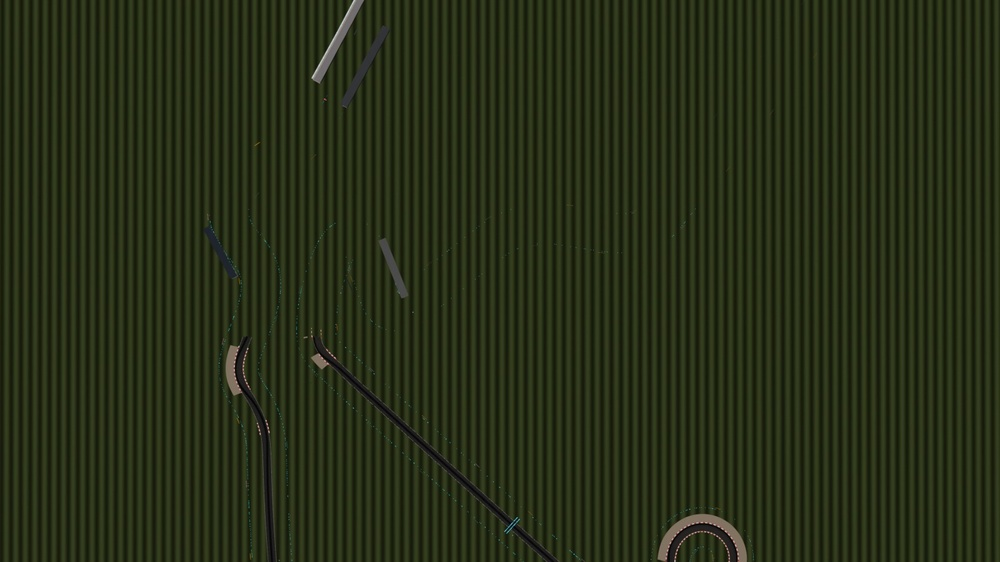
#> input picture renders_v5/preview/01_top.jpg, 1000 x 562 px, shrunk from 1600 x 900 before the run, found by its file name; its folder holds only this picture in this run
$ python verify_previews.py
#> lines starting #> are read from the running program, lines starting #| are printed output that depends on the picture
import json
import math
import os
import time
import numpy as np
from PIL import Image

PROJ = r"D:\项目session\blender-supercar"
PREV_DIR = os.path.join(PROJ, "renders_v5", "preview")

print("=== PREVIEW IMAGE METRICS (PIL + NumPy) ===")
for fn in sorted(os.listdir(PREV_DIR)):
    if not fn.lower().endswith((".jpg", ".png")):
        continue
    fp = os.path.join(PREV_DIR, fn)
    im = Image.open(fp).convert("RGB")
#> im is the input picture: PIL image 1000x562 RGB; mean R, G, B 38.4, 45.6, 22.2
    arr = np.asarray(im, dtype=np.float32) / 255.0
    lum = 0.2126 * arr[:, :, 0] + 0.7152 * arr[:, :, 1] + 0.0722 * arr[:, :, 2]
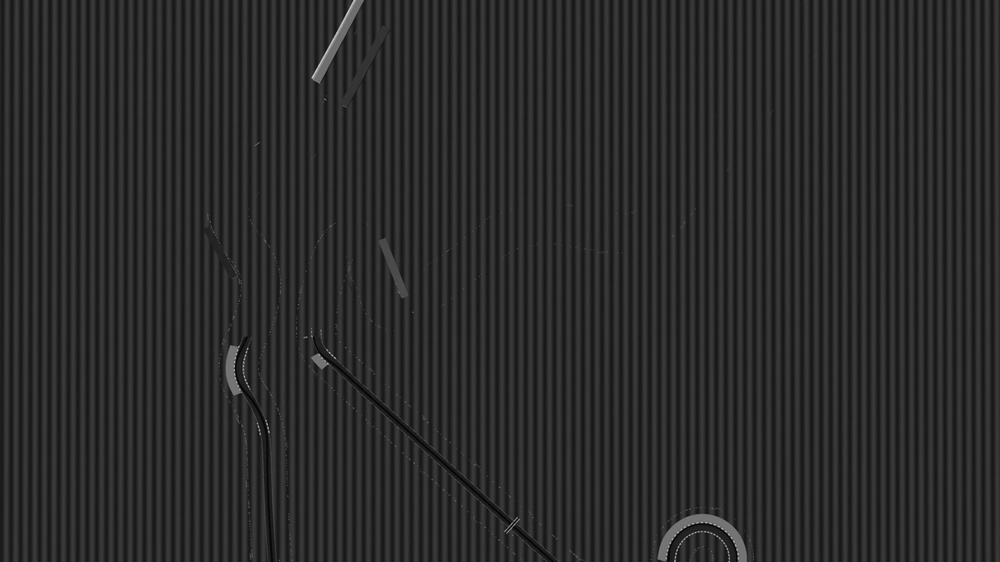
#> lum: shape (562, 1000) float32; min 0.000834, max 0.822, mean 0.166
    clip_pct = float((lum > 0.98).mean() * 100.0)
#> clip_pct = 0
    # Sky gradient smoothness on upper 28% of frame (for low-angle shots)
    h, w = lum.shape
#> h = 562; w = 1000
    sky_band = lum[: int(h * 0.28), :] * 255.0
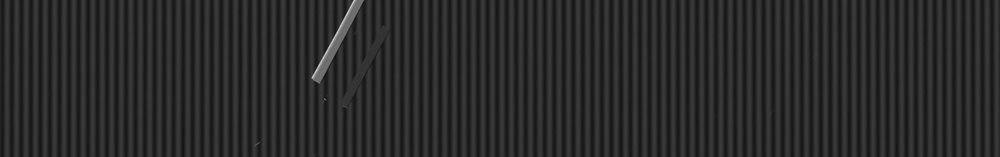
#> sky_band: shape (157, 1000) float32; min 14.57, max 209.6, mean 42.4
    row_means = sky_band.mean(axis=1)
#> row_means = 157 values, max 43.01 at index 70, min 41.89 at index 119, mean 42.43
    sky_step_max = float(np.abs(np.diff(row_means)).max()) if len(row_means) > 1 else 0.0
#> sky_step_max = 0.197
    # Lower-center road region specular wedge check (fraction of pixels > 0.85 in bottom 35%)
    road_patch = lum[int(h * 0.65) :, int(w * 0.25) : int(w * 0.75)]
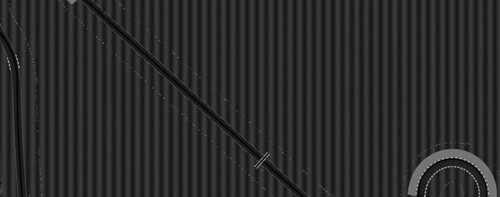
#> road_patch: shape (197, 500) float32; min 0.000834, max 0.734, mean 0.168
    road_bright_pct = float((road_patch > 0.85).mean() * 100.0)
#> road_bright_pct = 0
    print(
        f"{fn:24s} | size={im.size} | mean={lum.mean():.3f} p05={np.percentile(lum,5):.3f} "
        f"p95={np.percentile(lum,95):.3f} | clip>0.98={clip_pct:.2f}% | "
        f"SkyStepMax={sky_step_max:.2f}/255 | RoadBright>0.85={road_bright_pct:.2f}%"
    )
#| 01_top.jpg               | size=(1000, 562) | mean=0.166 p05=0.098 p95=0.227 | clip>0.98=0.00% | SkyStepMax=0.20/255 | RoadBright>0.85=0.00%

$ run again, on renders_v5/preview/05_kerb.jpg
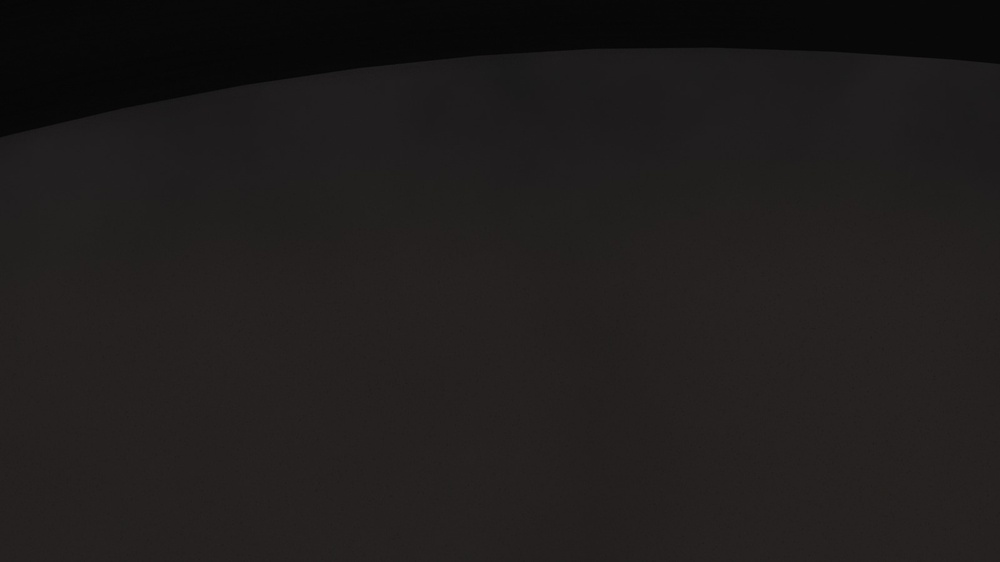
#> input picture renders_v5/preview/05_kerb.jpg, 1000 x 562 px, shrunk from 1600 x 900 before the run, found by its file name
#> im is the input picture: PIL image 1000x562 RGB; mean R, G, B 31.5, 28.7, 28.1
#> clip_pct = 0
#> `sky_band = lum[: int(h * 0.28), :] * 255.0`:
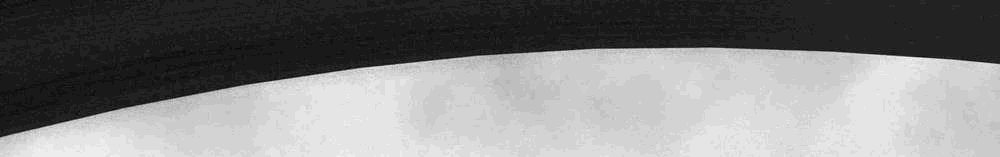
#> sky_band: shape (157, 1000) float32; min 4, max 33.5, mean 19.1; drawn with min black and max white
#> row_means = 157 values, max 29.95 at index 156, min 7.33 at index 30, mean 19.13
#> sky_step_max = 1.83
#> `road_patch = lum[int(h * 0.65) :, int(w * 0.25) : int(w * 0.75)]`:
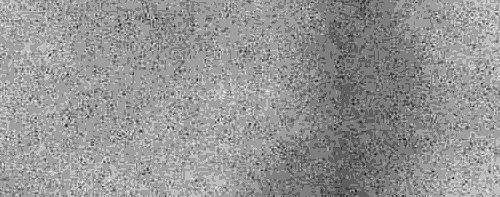
#> road_patch: shape (197, 500) float32; min 0.113, max 0.144, mean 0.131; drawn with min black and max white
#> road_bright_pct = 0
#| 05_kerb.jpg              | size=(1000, 562) | mean=0.115 p05=0.027 p95=0.136 | clip>0.98=0.00% | SkyStepMax=1.83/255 | RoadBright>0.85=0.00%
